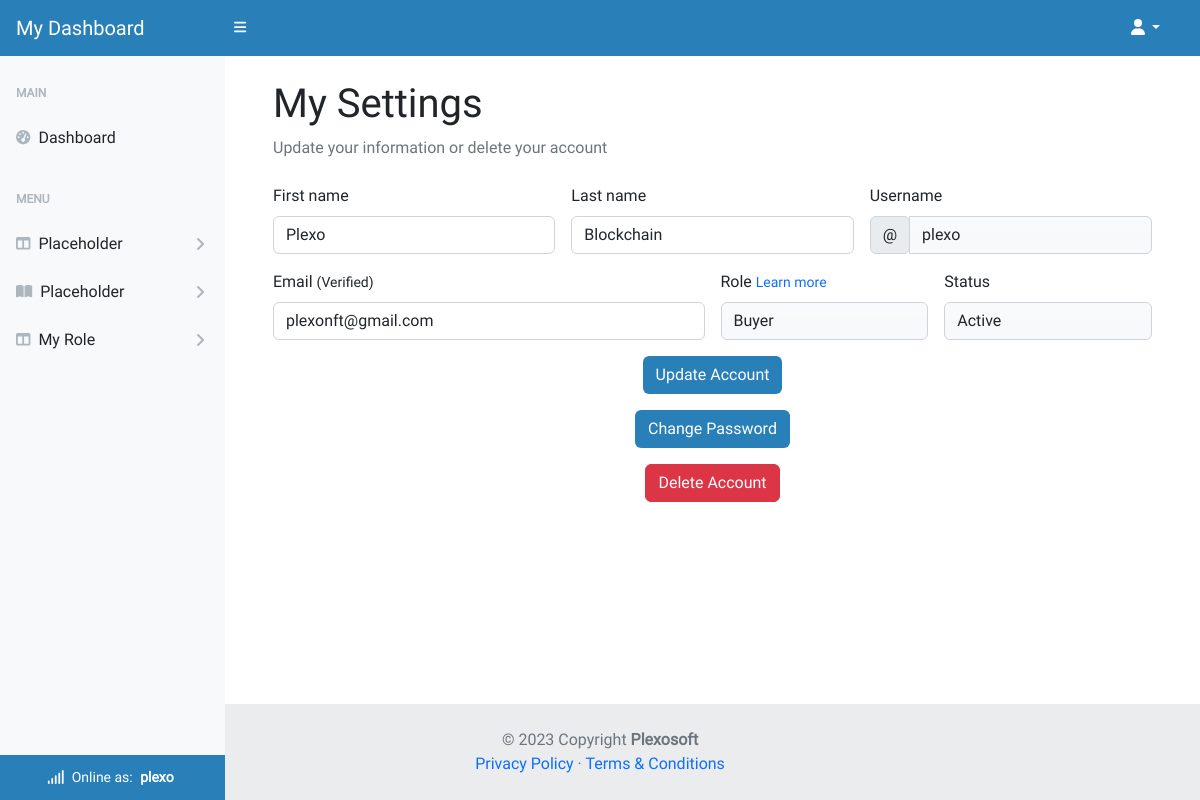
The page /account/user/settings/ (signed in) on the database its author committed.
### homepage/models.py (models this page shows, shortened)
class UserProfile(AbstractUser):
    email = models.EmailField(
        unique=True)
    role = models.IntegerField(choices=ROLES, default=0)
    type = models.IntegerField(choices=USER_TYPE, default=0)
    status = models.IntegerField(choices=STATUS, default=2)
    user_transactions = models.ManyToManyField(
        'product_service.Product',
        through='product_service.Transaction',
        related_name='user_profiles')
    class Meta:
        ordering = ['username']

### user_dashboard/views.py (the view, shortened to what this page needs)
# urls.py: path('account/user/settings/', BuyerSettings.as_view(),
class BuyerSettings(BuyerRequiredMixin, UpdateView):
    model = UserProfile
    form_class = BuyerProfileForm
    template_name = 'user-dashboard/settings.html'
    context_object_name = 'buyer_settings'
    def get_object(self, queryset=None):
        return self.request.user

### user_dashboard/views.py
class BuyerProfileForm(forms.ModelForm):
    class Meta:
        model = UserProfile
        fields = ['first_name', 'last_name', 'email']

### homepage/custom_context_processors.py (called while the page is built)
def get_verified_email(request):
    if request.user.is_authenticated:
        try:
            email_object = EmailAddress.objects.get(user=request.user)
            if email_object.verified:
                return {'get_verified_email': email_object}
        except EmailAddress.DoesNotExist:
            pass
    return {'get_verified_email': None}

### user_dashboard/views.py (called while the page is built)
    def test_func(self):
        user_profile = self.request.user
        return user_profile and user_profile.role == 0

### user_dashboard/templates/user-dashboard/settings.html (shortened to what this page needs)
{% extends "user-dashboard/base.html" %}
{% load i18n %}
{% block content%}
<main class="pb-5 mb-5">
    <div class="container-fluid mt-4 px-5 pb-5">
        <h1>My Settings</h1>
        <ol class="breadcrumb mb-4">
            <li class="breadcrumb-item active">Update your information or delete your account</li>
        </ol>
        <form class="row g-3 needs-validation" method="POST" action="{% url 'buyer_settings' %}" novalidate>
            {% if buyer_settings.role == 0 %}
            <div class="col-md-4">
                <label for="validationCustom01" class="form-label">First name</label>
                <input type="text" class="form-control {% if form.errors.first_name %}is-invalid{% endif %}"
                    id="validationCustom01" value="{{ buyer_settings.first_name }}" name="first_name" required>
            </div>
            <div class="col-md-4">
                <label for="validationCustom02" class="form-label">Last name</label>
                <input type="text" class="form-control {% if form.errors.last_name %}is-invalid{% endif %}"
                    id="validationCustom02" value="{{ buyer_settings.last_name }}" name="last_name" required>
            </div>
            {% endif %}
            <div class="col-md-4">
                <label for="validationCustomUsername" class="form-label">Username</label>
                <div class="input-group has-validation">
                    <span class="input-group-text" id="inputGroupPrepend">@</span>
                    <input type="text" value="{{ buyer_settings.username }}"
                        class="form-control {% if form.errors.username %}is-invalid{% endif %} bg-light bg-gradient"
                        id="validationCustomUsername" name="username" aria-describedby="inputGroupPrepend" required
                        readonly>
                </div>
            </div>
            <div class="col-md-6">
                <label for="validationCustom03" class="form-label">Email
                    {% if get_verified_email.verified %}<small>(Verified)</small>{% else %}<small>(Not
                        verified)</small>{% endif %}
                </label>
                <input type="email" value="{{ buyer_settings.email}}"
                    class="form-control {% if form.errors.email %}is-invalid{% endif %}" id="validationCustom03"
                    name="email" required>
            </div>
            <div class="col-md-3">
                <label for="validationCustom04" class="form-label">Role <small><a href="{% url 'buyer_role' %}">Learn
                            more</a></small></label>
                <input type="text" value="{{ buyer_settings.get_role_display}}" name="role"
                    class="form-control {% if form.errors.role %}is-invalid{% endif %} bg-light bg-gradient"
                    id="validationCustom04" required readonly>
            </div>
            <div class="col-md-3">
                <label for="validationCustom05" class="form-label">Status</label>
                <input type="text" value="{{ buyer_settings.get_status_display }}" name="status"
                    class="form-control {% if form.errors.status %}is-invalid{% endif %} bg-light bg-gradient"
                    id="validationCustom05" required readonly>
            </div>
            <div class="col-12 text-center">
                <button class="btn btn-primary-blue" type="submit">Update Account</button>
            </div>
            <div class="col-12 text-center">
                <a class="btn btn-primary-blue" href="{% url 'buyer_change_password' %}">Change Password</a>
            </div>
            {% if buyer_settings.role == 0 %}
            <div class="col-12 text-center">
                <a class="btn btn-danger" href="{% url 'buyer_delete' %}">Delete Account</a>
            </div>
            {% endif %}
        </form>
    </div>
</main>
{% endblock %}

### user_dashboard/templates/user-dashboard/base.html (shortened to what this page needs)
{% load static %}
{% now "Y-m-d" as current_date %}
{% now "Y" as copyright %}
<!DOCTYPE html>
<html lang="en">
<head>
    <link href="https://cdn.jsdelivr.net/npm/simple-datatables@7.1.2/dist/style.min.css" rel="stylesheet" />
    <link href="{% static 'backend/css/styles.css' %}" rel="stylesheet" />
    <link rel="stylesheet" href="{% static 'custom/css/style.css' %}">
    <link rel="stylesheet" href="{% static 'frontend/css/base.css' %}">
</head>
<body class="sb-nav-fixed">
    <nav class="sb-topnav navbar navbar-expand navbar-light bg-light">
        <a class="navbar-brand ps-3" href="{% url 'buyer_dashboard' %}">My Dashboard</a>
        <button class="btn btn-link btn-sm order-1 order-lg-0 me-4 me-lg-0" id="sidebarToggle" href="#!"><i
                class="fas fa-bars"></i></button>
        <div class="d-md-inline-block form-inline ms-auto me-0 me-md-3 my-2 my-md-0">
            <ul class="navbar-nav ms-auto ms-md-0 me-3 me-lg-4">
                <li class="nav-item dropdown">
                    <a class="dropdown-toggle" id="navbarDropdown" href="#" role="button" data-bs-toggle="dropdown"
                        aria-expanded="false"><i class="fas fa-user fa-fw"></i></a>
                </li>
            </ul>
        </div>
    </nav>
    <div id="layoutSidenav">
        <div id="layoutSidenav_nav">
            <nav class="sb-sidenav accordion sb-sidenav-light" id="sidenavAccordion">
                <div class="sb-sidenav-menu">
                    <div class="nav">
                        <div class="sb-sidenav-menu-heading">Main</div>
                        <a class="nav-link" href="{% url 'buyer_dashboard' %}">
                            <div class="sb-nav-link-icon"><i class="fas fa-tachometer-alt"></i></div>
                            Dashboard
                        </a>
                        <div class="sb-sidenav-menu-heading">Menu</div>
                        <a class="nav-link collapsed" href="#" data-bs-toggle="collapse"
                            data-bs-target="#collapseLayouts" aria-expanded="false" aria-controls="collapseLayouts">
                            <div class="sb-nav-link-icon"><i class="fas fa-columns"></i></div>
                            Placeholder
                            <div class="sb-sidenav-collapse-arrow"><i class="fas fa-angle-down"></i></div>
                        </a>
                        <a class="nav-link collapsed" href="#" data-bs-toggle="collapse" data-bs-target="#collapsePages"
                            aria-expanded="false" aria-controls="collapsePages">
                            <div class="sb-nav-link-icon"><i class="fas fa-book-open"></i></div>
                            Placeholder
                            <div class="sb-sidenav-collapse-arrow"><i class="fas fa-angle-down"></i></div>
                        </a>
                        <a class="nav-link collapsed" href="#" data-bs-toggle="collapse" data-bs-target="#collapseRoles"
                            aria-expanded="false" aria-controls="collapseRoles">
                            <div class="sb-nav-link-icon"><i class="fas fa-columns"></i></div>
                            My Role
                            <div class="sb-sidenav-collapse-arrow"><i class="fas fa-angle-down"></i></div>
                        </a>
                    </div>
                </div>
                <div class="sb-sidenav-footer text-center">
                    <div class="small">
                        <i class="fa-solid fa-signal"></i>
                        &nbsp;Online as:
                        <span class="px-1">
                            <strong>{{ request.user.username }}</strong>
                        </span>
                    </div>
                </div>
            </nav>
        </div>
        <div id="layoutSidenav_content">
            {% block content %}
            {% endblock content %}
        </div>
    </div>
    <footer class="text-center text-lg-start bg-light text-muted mt-5 footer-sticky">
        <div class="text-center pt-4 px-4 footer-bg">
            © {{ copyright }} Copyright
            <a class="text-reset fw-bold" href="https://github.com/plexoio/py">Plexosoft</a>
        </div>
        <div class="text-center pb-4 px-4 footer-bg m-0">
            <a href="" target="_blank">Privacy Policy</a>
            &middot;
            <a href="" target="_blank">Terms &amp; Conditions</a>
        </div>
    </footer>
</body>
</html>

### static/custom/css/style.css (style rules this page uses)
* { font-family: 'Roboto', Fairplay, sans-serif; }
h1 { font-family: 'Fairplay', Roboto, sans-serif; }
a { text-decoration: none; }
input { border: none; }
.footer-sticky { position: fixed; bottom: 0; width: 100%; }

### static/frontend/css/base.css (style rules this page uses)
a { text-decoration: none !important; }
.btn-primary-blue { background-color: #2980b9; color: #ffffff; transition: 0.3s; }
.footer-bg { background-color: #0000000d; }
.navbar-light { background-color: #2980B9 !important; color: #ffffff !important; }
.navbar-brand { color: #ffffff !important; }
.fa-bars { color: #ffffff !important; transition: 0.3s; }
.fa-user { color: #ffffff !important; transition: 0.3s; }
.dropdown-toggle::after { color: #ffffff !important; transition: 0.3s; }
.nav-link { transition: background-color 0.3s, color 0.3s; }
.sb-nav-link-icon, .sb-sidenav-collapse-arrow { transition: color 0.3s; }
.sb-sidenav-light .sb-sidenav-footer { background-color: #2980b9; color: #fff; }

### rows shown on the page
UserProfile: user.username "plexo", first_name "Plexo", last_name "Blockchain", username "plexo", email "plexonft@gmail.com", role "Buyer", status "Active"

### other values the page prints
{{ copyright }} "2023"
